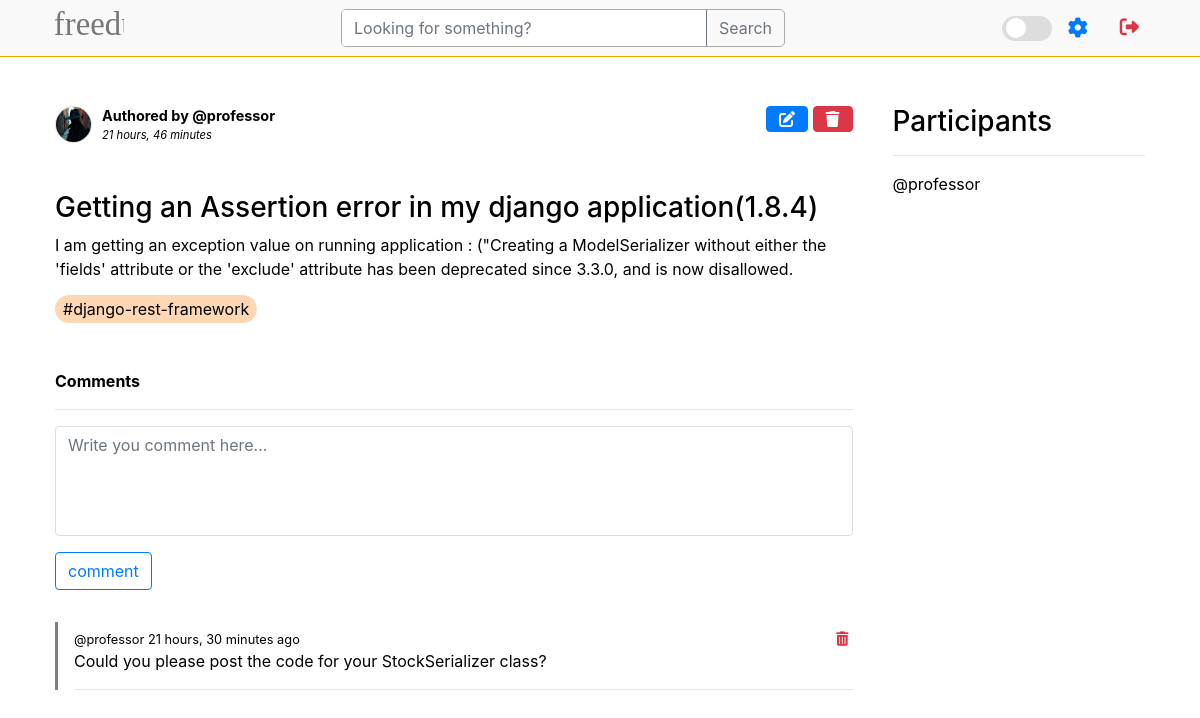
The app's page /room/1/ (signed in), older data.
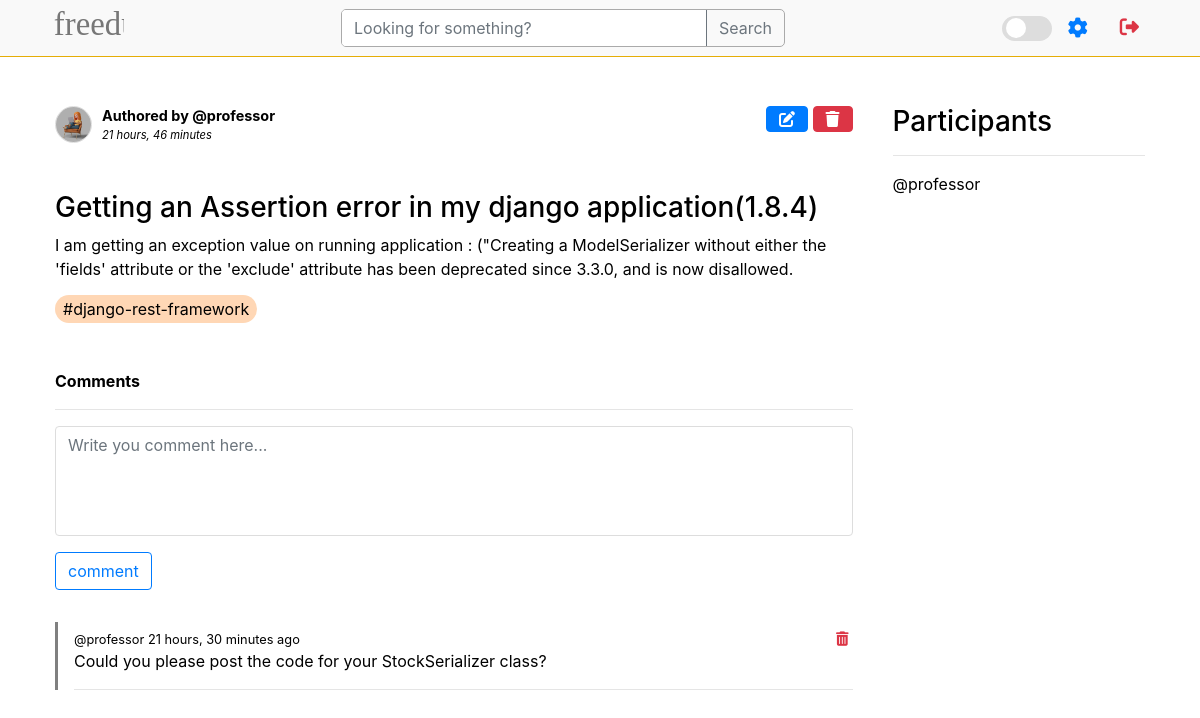
The same page, newer data.
### base/models.py (models this page shows)
class User(AbstractUser):
    name = models.CharField(max_length=50, null=True)
    email = models.EmailField(max_length=50, null=True, unique=True)
    bio = models.TextField(max_length=250, null=True)
    avatar = models.ImageField(null=True, default='defaults/profile.png')
    USERNAME_FIELD = 'email'
    REQUIRED_FIELDS = []

### base/views.py (the view, shortened to what this page needs)
# urls.py: path('room/<str:pk>/', views.room, name='room'),
def room(request, pk):
    room = Room.objects.get(id=pk)
    room_messages = room.message_set.all()
    participants = room.participants.all()
    context = {
        'room': room, 'room_messages': room_messages, 'participants': participants
    }
    return render(request, 'base/room.html', context)

### base/models.py (called while the page is built)
    def __str__(self):
        return self.name

### base/templates/base/room.html (shortened to what the changed rows need)
{% extends "main.html" %} {% block content %}
{% load icons %}
{% load static %}
<div class="room-container container mt-5" style="position: relative">
    <div style="padding: 0 10px">
        <div class="mb-5 d-flex user-mgt" style="justify-content: space-between">
            <div class="d-flex" style="gap: 10px;align-items: end;">
                <div
                    class="border boder-1"
                    style="
                        border-radius: 50%;
                        overflow: hidden;
                        object-fit: contain;
                        height: fit-content;
                        border-color: var(--card-border-color) !important;
                    "
                >
                    <img
                        src="{{request.user.avatar.url}}"
                        alt=""
                        style="width: 35px !important; height: 35px !important"
                        srcset=""
                        class=""
                    />
                </div>
            </div>
        </div>
    </div>
    <div style="padding: 0 10px" class="participants">
        {% for user in participants %}
        <div>
            <p>@{{user.username}}</p>
        </div>
        {% endfor %}
    </div>
</div>
{% endblock content %}

Row changes from the older to the newer data that the page shows:
changed User "professor": user.avatar: a different picture
